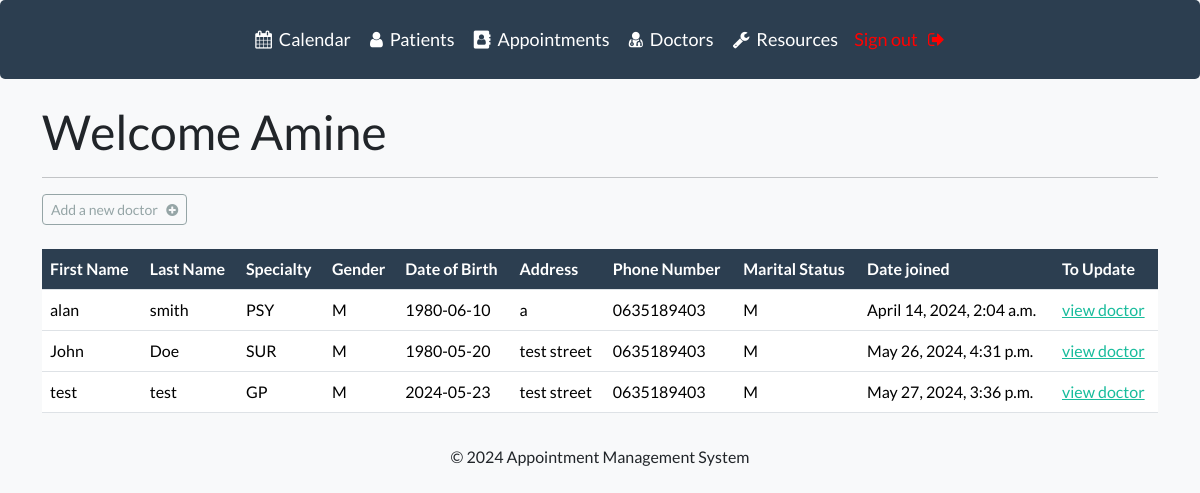
The app's page /list-doctor (signed in) with its own data.
### webapp/models.py (models this page shows, shortened)
class Doctor(models.Model):
    user = models.ForeignKey(settings.AUTH_USER_MODEL, on_delete=models.CASCADE)
    SPECIALTY_CHOICES = (
    ('GP', 'General Practitioner'),
    ('SP', 'Specialist'),
    ('SUR', 'Surgeon'),
    ('OPHT', 'ophthalmologist'),
    ('OBGYN', 'Obstetrician/Gynecologist'),
    ('PED', 'Pediatrician'),
    ('ORTHO', 'Orthopedic Surgeon'),
    ('CARD', 'Cardiologist'),
    ('DERM', 'Dermatologist'),
    ('ENT', 'Otolaryngologist (ENT)'),
    ('NEURO', 'Neurologist'),
    ('PSY', 'Psychiatrist'),
    ('URO', 'Urologist'),
    )
    first_name = models.CharField(max_length=100)
    last_name = models.CharField(max_length=100)
    specialty = models.CharField(max_length=5, choices=SPECIALTY_CHOICES)
    gender = models.CharField(max_length=1, choices=Patient.GENDER_CHOICES)
    date_of_birth = models.DateField()
    address = models.CharField(max_length=255)
    phone_number = models.CharField(max_length=20)
    marital_status = models.CharField(max_length=1, choices=Patient.MARITAL_STATUS_CHOICES)
    created_at = models.DateTimeField(auto_now_add=True)

### webapp/views.py (the view)
# urls.py: path('list-doctor', views.list_doctor, name="list-doctor"),
@login_required(login_url='my-login')
def list_doctor(request):
    my_doctors = Doctor.objects.filter(user_id=request.user)  # Filter doctors belonging to the logged-in user
    context = {'doctors': my_doctors}
    return render(request, 'webapp/list-doctor.html', context=context)

### webapp/templates/webapp/list-doctor.html
{% extends "webapp/base.html" %}
{% block content %}
    <h1>Welcome {{ user }}</h1>
    <hr>
    <a class="btn btn-outline-secondary btn-sm" href="{% url 'add-doctor' %}">
        Add a new doctor &nbsp; <i class="fa fa-plus-circle" aria-hidden="true"></i>
    </a>
    <br><br>
    <div class="table-responsive">
        <table class="table table-hover">
            <thead class="thead-dark">
                <tr>
                    <th class="bg-primary text-white">First Name</th>
                    <th class="bg-primary text-white">Last Name</th>
                    <th class="bg-primary text-white">Specialty</th>
                    <th class="bg-primary text-white">Gender</th>
                    <th class="bg-primary text-white">Date of Birth</th>
                    <th class="bg-primary text-white">Address</th>
                    <th class="bg-primary text-white">Phone Number</th>
                    <th class="bg-primary text-white">Marital Status</th>
                    <th class="bg-primary text-white">Date joined</th>
                    <th class="bg-primary text-white">To Update</th>
                </tr>
            </thead>
            <tbody>
                {% for doctor in doctors %}
                <tr>
                    <td>{{ doctor.first_name }}</td>
                    <td>{{ doctor.last_name }}</td>
                    <td>{{ doctor.specialty }}</td>
                    <td>{{ doctor.gender }}</td>
                    <td>{{ doctor.date_of_birth|date:"Y-m-d" }}</td>
                    <td>{{ doctor.address }}</td>
                    <td>{{ doctor.phone_number }}</td>
                    <td>{{ doctor.marital_status }}</td>
                    <td>{{ doctor.created_at }}</td>
                    <td> <a href="{%url 'doctor' doctor.id%}"> view doctor</a> </td>
                </tr>
                {% endfor %}
            </tbody>
        </table>
    </div>
{% endblock %}

### static/css/styles.css (style rules this page uses)
body { background-color: #f8f9fa; }

### records on screen
Doctor: first_name "alan", last_name "smith", specialty "PSY", gender "M", date_of_birth "1980-06-10", address "a", phone_number "0635189403", marital_status "M", created_at "April 14, 2024, 2:04 a.m."
Doctor: first_name "John", last_name "Doe", specialty "SUR", gender "M", date_of_birth "1980-05-20", address "test street", phone_number "0635189403", marital_status "M", created_at "May 26, 2024, 4:31 p.m."
Doctor: first_name "test", last_name "test", specialty "GP", gender "M", date_of_birth "2024-05-23", address "test street", phone_number "0635189403", marital_status "M", created_at "May 27, 2024, 3:36 p.m."

### other values on screen
{{ user }} "Amine"
